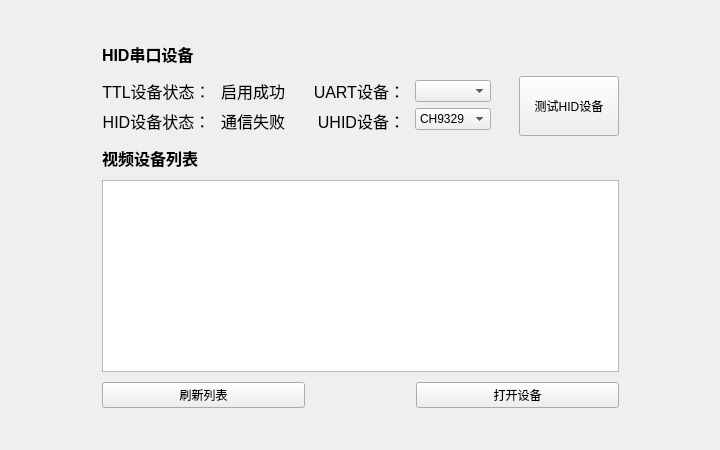
<?xml version="1.0" encoding="UTF-8"?>
<ui version="4.0">
 <class>ui_mainpage</class>
 <widget class="QWidget" name="ui_mainpage">
  <property name="geometry">
   <rect>
    <x>0</x>
    <y>0</y>
    <width>720</width>
    <height>450</height>
   </rect>
  </property>
  <property name="windowTitle">
   <string>KVMDISPLAY</string>
  </property>
  <property name="styleSheet">
   <string notr="true"/>
  </property>
  <layout class="QGridLayout" name="gridLayout" rowstretch="0,0,0,0" columnstretch="0,0,0,0">
   <property name="leftMargin">
    <number>0</number>
   </property>
   <property name="topMargin">
    <number>0</number>
   </property>
   <property name="rightMargin">
    <number>0</number>
   </property>
   <property name="bottomMargin">
    <number>0</number>
   </property>
   <property name="spacing">
    <number>0</number>
   </property>
   <item row="0" column="1">
    <spacer name="verticalSpacer_4">
     <property name="orientation">
      <enum>Qt::Vertical</enum>
     </property>
     <property name="sizeHint" stdset="0">
      <size>
       <width>20</width>
       <height>26</height>
      </size>
     </property>
    </spacer>
   </item>
   <item row="1" column="1" rowspan="2" colspan="2">
    <layout class="QVBoxLayout" name="verticalLayout_3">
     <property name="spacing">
      <number>10</number>
     </property>
     <item>
      <widget class="QLabel" name="label_4">
       <property name="font">
        <font>
         <pointsize>12</pointsize>
         <weight>75</weight>
         <bold>true</bold>
        </font>
       </property>
       <property name="text">
        <string>HID串口设备</string>
       </property>
      </widget>
     </item>
     <item>
      <layout class="QHBoxLayout" name="horizontalLayout" stretch="1,1,1,1,1,0,0">
       <property name="spacing">
        <number>10</number>
       </property>
       <item>
        <layout class="QVBoxLayout" name="verticalLayout">
         <property name="spacing">
          <number>0</number>
         </property>
         <item>
          <widget class="QLabel" name="label_2">
           <property name="font">
            <font>
             <pointsize>12</pointsize>
            </font>
           </property>
           <property name="text">
            <string>TTL设备状态：</string>
           </property>
           <property name="alignment">
            <set>Qt::AlignCenter</set>
           </property>
          </widget>
         </item>
         <item>
          <widget class="QLabel" name="label_1">
           <property name="font">
            <font>
             <pointsize>12</pointsize>
            </font>
           </property>
           <property name="text">
            <string>HID设备状态：</string>
           </property>
           <property name="alignment">
            <set>Qt::AlignCenter</set>
           </property>
          </widget>
         </item>
        </layout>
       </item>
       <item>
        <layout class="QVBoxLayout" name="verticalLayout_2">
         <property name="spacing">
          <number>0</number>
         </property>
         <item>
          <widget class="QLabel" name="labelSerialStatus">
           <property name="font">
            <font>
             <pointsize>12</pointsize>
            </font>
           </property>
           <property name="text">
            <string>启用成功</string>
           </property>
           <property name="alignment">
            <set>Qt::AlignCenter</set>
           </property>
          </widget>
         </item>
         <item>
          <widget class="QLabel" name="labelHIDStatus">
           <property name="font">
            <font>
             <pointsize>12</pointsize>
            </font>
           </property>
           <property name="text">
            <string>通信失败</string>
           </property>
           <property name="alignment">
            <set>Qt::AlignCenter</set>
           </property>
          </widget>
         </item>
        </layout>
       </item>
       <item>
        <spacer name="horizontalSpacer_1">
         <property name="orientation">
          <enum>Qt::Horizontal</enum>
         </property>
         <property name="sizeHint" stdset="0">
          <size>
           <width>18</width>
           <height>20</height>
          </size>
         </property>
        </spacer>
       </item>
       <item>
        <layout class="QVBoxLayout" name="verticalLayout_5">
         <property name="spacing">
          <number>0</number>
         </property>
         <item>
          <widget class="QLabel" name="labelSerialStatus_2">
           <property name="font">
            <font>
             <pointsize>12</pointsize>
            </font>
           </property>
           <property name="text">
            <string>UART设备：</string>
           </property>
           <property name="alignment">
            <set>Qt::AlignRight|Qt::AlignTrailing|Qt::AlignVCenter</set>
           </property>
          </widget>
         </item>
         <item>
          <widget class="QLabel" name="labelHIDStatus_3">
           <property name="font">
            <font>
             <pointsize>12</pointsize>
            </font>
           </property>
           <property name="text">
            <string>UHID设备：</string>
           </property>
           <property name="alignment">
            <set>Qt::AlignRight|Qt::AlignTrailing|Qt::AlignVCenter</set>
           </property>
          </widget>
         </item>
        </layout>
       </item>
       <item>
        <layout class="QVBoxLayout" name="verticalLayout_4">
         <property name="spacing">
          <number>2</number>
         </property>
         <item>
          <widget class="ElaComboBox" name="comboSerialDevice">
           <property name="sizePolicy">
            <sizepolicy hsizetype="Expanding" vsizetype="Fixed">
             <horstretch>0</horstretch>
             <verstretch>0</verstretch>
            </sizepolicy>
           </property>
           <property name="styleSheet">
            <string notr="true"/>
           </property>
          </widget>
         </item>
         <item>
          <widget class="ElaComboBox" name="comboBox">
           <item>
            <property name="text">
             <string>CH9329</string>
            </property>
           </item>
          </widget>
         </item>
        </layout>
       </item>
       <item>
        <spacer name="horizontalSpacer_2">
         <property name="orientation">
          <enum>Qt::Horizontal</enum>
         </property>
         <property name="sizeHint" stdset="0">
          <size>
           <width>18</width>
           <height>20</height>
          </size>
         </property>
        </spacer>
       </item>
       <item>
        <widget class="ElaPushButton" name="btnOpenSerialHID">
         <property name="sizePolicy">
          <sizepolicy hsizetype="Fixed" vsizetype="Fixed">
           <horstretch>0</horstretch>
           <verstretch>0</verstretch>
          </sizepolicy>
         </property>
         <property name="minimumSize">
          <size>
           <width>100</width>
           <height>60</height>
          </size>
         </property>
         <property name="maximumSize">
          <size>
           <width>16777215</width>
           <height>60</height>
          </size>
         </property>
         <property name="text">
          <string>测试HID设备</string>
         </property>
        </widget>
       </item>
      </layout>
     </item>
     <item>
      <widget class="QLabel" name="label_3">
       <property name="font">
        <font>
         <pointsize>12</pointsize>
         <weight>75</weight>
         <bold>true</bold>
        </font>
       </property>
       <property name="text">
        <string>视频设备列表</string>
       </property>
      </widget>
     </item>
     <item>
      <widget class="ElaTableView" name="cameraTable"/>
     </item>
     <item>
      <layout class="QHBoxLayout" name="horizontalLayout_2" stretch="2,1,2">
       <item>
        <widget class="ElaPushButton" name="btnRefresh">
         <property name="text">
          <string>刷新列表</string>
         </property>
        </widget>
       </item>
       <item>
        <spacer name="horizontalSpacer">
         <property name="orientation">
          <enum>Qt::Horizontal</enum>
         </property>
         <property name="sizeHint" stdset="0">
          <size>
           <width>40</width>
           <height>20</height>
          </size>
         </property>
        </spacer>
       </item>
       <item>
        <widget class="ElaPushButton" name="btnOpen">
         <property name="enabled">
          <bool>true</bool>
         </property>
         <property name="styleSheet">
          <string notr="true"/>
         </property>
         <property name="text">
          <string>打开设备</string>
         </property>
        </widget>
       </item>
      </layout>
     </item>
    </layout>
   </item>
   <item row="1" column="3">
    <spacer name="horizontalSpacer_3">
     <property name="orientation">
      <enum>Qt::Horizontal</enum>
     </property>
     <property name="sizeHint" stdset="0">
      <size>
       <width>38</width>
       <height>20</height>
      </size>
     </property>
    </spacer>
   </item>
   <item row="2" column="0">
    <spacer name="horizontalSpacer_4">
     <property name="orientation">
      <enum>Qt::Horizontal</enum>
     </property>
     <property name="sizeHint" stdset="0">
      <size>
       <width>38</width>
       <height>20</height>
      </size>
     </property>
    </spacer>
   </item>
   <item row="3" column="2">
    <spacer name="verticalSpacer_3">
     <property name="orientation">
      <enum>Qt::Vertical</enum>
     </property>
     <property name="sizeHint" stdset="0">
      <size>
       <width>20</width>
       <height>25</height>
      </size>
     </property>
    </spacer>
   </item>
  </layout>
 </widget>
 <customwidgets>
  <customwidget>
   <class>ElaPushButton</class>
   <extends>QPushButton</extends>
   <header>ElaPushButton.h</header>
  </customwidget>
  <customwidget>
   <class>ElaComboBox</class>
   <extends>QComboBox</extends>
   <header>ElaComboBox.h</header>
  </customwidget>
  <customwidget>
   <class>ElaTableView</class>
   <extends>QTableView</extends>
   <header>ElaTableView.h</header>
  </customwidget>
 </customwidgets>
 <resources/>
 <connections/>
</ui>
